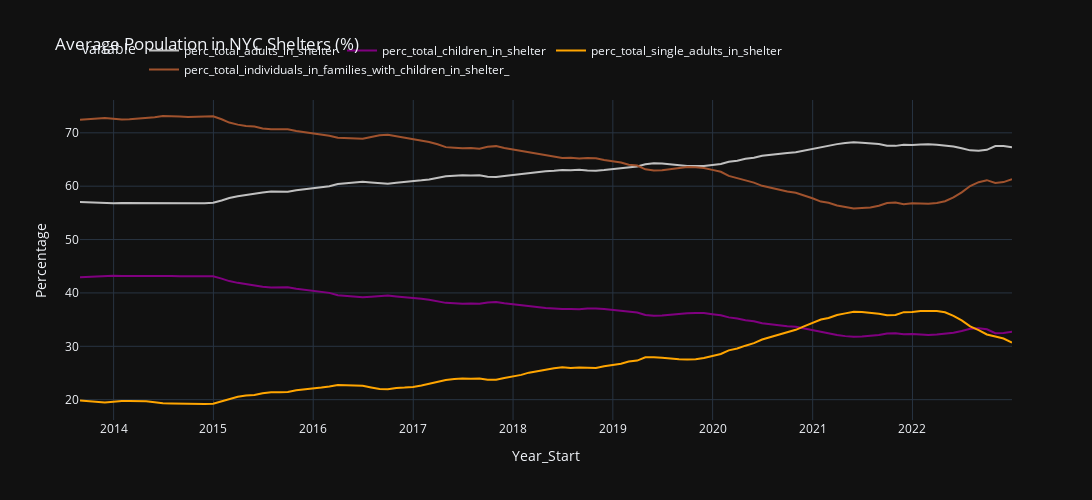

Here is the notebook cell this chart was saved with:
### Code cell
desired_columns = [0,1,2,3,4,5,6,7,8,9,10]
start_date = datetime(2013, 1, 1)
end_date = datetime(2022, 12, 31)

# Convert index values to datetime
filtered_data = get_columns(monthly_avg_df,desired_columns)

# Apply date filter
filtered_data = filtered_data[filtered_data.index.to_series().apply(get_date, start_date=start_date, end_date=end_date)]
filtered_data.reset_index(inplace=True)
filtered_data

# Set the template to 'plotly_dark'
#pio.templates.default = "plotly_dark"

# Create the bar chart
fig = px.line(filtered_data, x='date_of_census', y=['perc_total_adults_in_shelter', 'perc_total_children_in_shelter','perc_total_single_adults_in_shelter','perc_total_individuals_in_families_with_children_in_shelter_',],
             color_discrete_sequence=['silver','purple','orange', 'sienna'],
             labels={'date_of_census': 'Year_Start', 'value': 'Percentage'},
             title='Average Population in NYC Shelters (%)',
             
             )

# Customize the layout if needed
fig.update_layout( xaxis_tickangle=0,
                  legend=dict(orientation='h', yanchor='bottom', y=1.05, xanchor='left', x=0),
                  xaxis=dict(tickmode='auto', tickformat='%Y'),
                  width=1500,  # Set the desired width of the figure
                  height=500  # Set the desired height of the figure
                  )

# Display the plot
fig.show()
